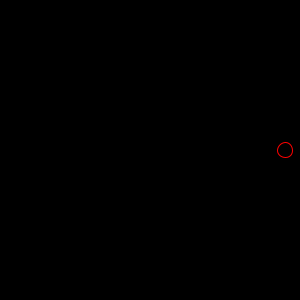
Frame 1 (no input)
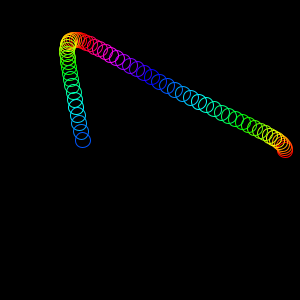
Frame 60 (the mouse pressed at the canvas centre just before this capture)
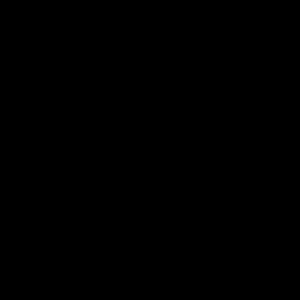
Frame 120 (the mouse held since frame 60 and released just before this capture)

The Processing sketch that drew these frames (run headless with seeded random() and noise(); from frame 60 on, the mouse is pressed at the canvas centre):

// Processing sketch: processing_47382
// ── processing_47382.pde

int rc = 100;
int rm = 65;
int rd = 100;
float t = 0.0;

float x;
float y;

int c = 0;

void setup() {
  size(300, 300);
  background(0);

  smooth();
}

void draw() {
  colorMode(HSB, 360, 100, 100);
  float es = random(30, 50); 

  noFill();
  stroke(c*10, 100, 100);

  x = width/2 + (rc - rm) * cos(t) + rd * cos(((rc - rm) * t)/rm);
  y = height/2 + (rc - rm) * sin(t) - rd * sin(((rc - rm) * t)/rm);

  ellipse(x, y, 15, 15);

  t += 0.1;
  c++;

  if (c > 36) {
    c = 0;
  }

  if (mousePressed == true || t > 82) {
    background(0);
    t = 0.0;
  }
}
